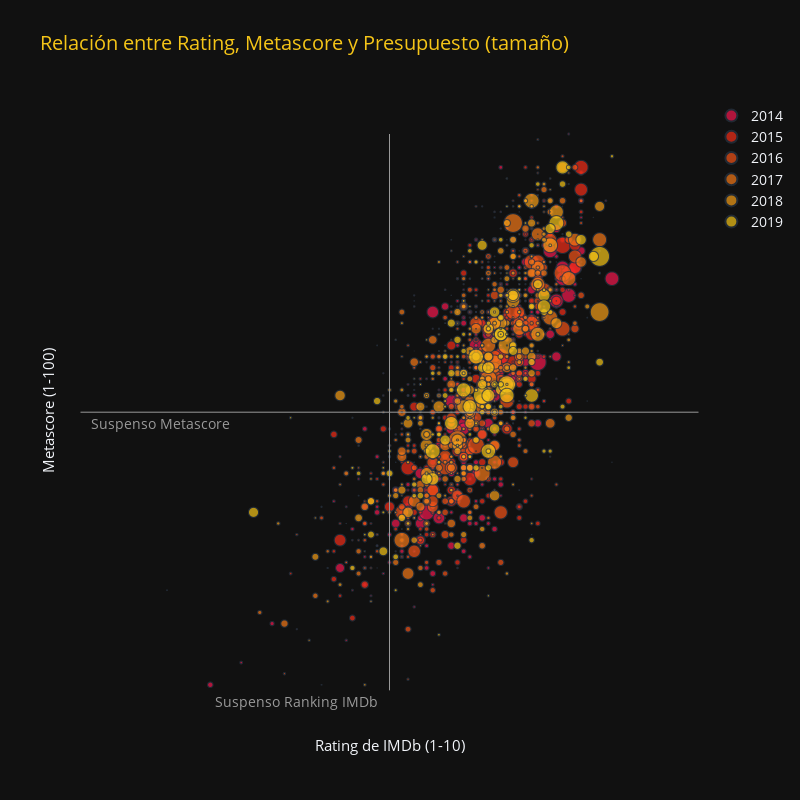

Notebook cell for this chart:
### Markdown cell above
---
# Correlación de Rating, Metascore y Presupuesto

### Code cell
import plotly.express as px

fig = px.scatter(movies,
                 x="ratingImdb", y="metascore", color="year", size='budget',
                 title="Relación entre Rating, Metascore y Presupuesto (tamaño)",
                 width=800, height=800,
                 color_discrete_map={ # replaces default color mapping by value
                     2016: "#F55418", 2017: "#F57A18", 2018: "#F59F18", 2019: "#F5C518", 2014: "#F5184F", 2015: "#F52E18"
                 },
                 template="plotly_dark",
                 hover_name="spanishTitle",
                 hover_data={"ratingImdb": True,
                             "metascore": True,
                             "budget": ':,.0f'
                            }
                )

fig.update_layout(
    legend = dict(title = '', font = {'size':14}),
    title = dict(font = {'size':20, 'color': "#F5C518"}),
)

fig.update_xaxes(
    title_text = "Rating de IMDb (1-10)",
    title_font = {"size": 15},
    title_standoff = 20,
    showgrid = False,
    showline = False,
    showticklabels = False,
    zeroline = False
)

fig.update_yaxes(
    title_text = "Metascore (1-100)",
    title_font = {"size": 15},
    title_standoff = 20,
    showgrid = False,
    showline = False,
    showticklabels = False,
    zeroline = False
)


gris = '#999'


fig.add_shape( # línea horizontal
    type="line", line_color=gris, line_width=1, opacity=1,
    x0=0, x1=10, xref="x", y0=50, y1=50, yref="y"
)

fig.add_annotation( # texto línea horizontal  
    text="Suspenso Metascore", x=1.3, y=48, showarrow=False, font = {'color': gris, 'size':14}
)

fig.add_shape( # línea vertical
    type="line", line_color=gris, line_width=1, opacity=1,
    x0=5, x1=5, xref="x", y0=0, y1=100, yref="y"
)

fig.add_annotation( # texto línea vertical  
    text="Suspenso Ranking IMDb", x=3.5, y=-2, showarrow=False, font = {'color': gris, 'size':14}
)


fig.show()

### Figure 1 — Plotly figure (JSON) as saved in the notebook; plotly's stock layout.template omitted (floating-point values rounded to 4 significant figures; data arrays with more than 128 entries replaced by an {"elided": "..."} marker saying what was removed)
{"data": [{"customdata": {"elided": "306x1 float values"}, "hovertemplate": "<b>%{hovertext}</b><br><br>year=2014<br>ratingImdb=%{x}<br>metascore=%{y}<br>budget=%{customdata[0]:,.0f}<extra></extra>", "hovertext": {"elided": "306 str values"}, "legendgroup": "2014", "marker": {"color": "#F5184F", "size": {"elided": "306 float values"}, "sizemode": "area", "sizeref": 890000, "symbol": "circle"}, "mode": "markers", "name": "2014", "showlegend": true, "type": "scattergl", "x": {"elided": "306 float values"}, "xaxis": "x", "y": {"elided": "306 int values"}, "yaxis": "y"}, {"customdata": {"elided": "285x1 float values"}, "hovertemplate": "<b>%{hovertext}</b><br><br>year=2015<br>ratingImdb=%{x}<br>metascore=%{y}<br>budget=%{customdata[0]:,.0f}<extra></extra>", "hovertext": {"elided": "285 str values"}, "legendgroup": "2015", "marker": {"color": "#F52E18", "size": {"elided": "285 float values"}, "sizemode": "area", "sizeref": 890000, "symbol": "circle"}, "mode": "markers", "name": "2015", "showlegend": true, "type": "scattergl", "x": {"elided": "285 float values"}, "xaxis": "x", "y": {"elided": "285 int values"}, "yaxis": "y"}, {"customdata": {"elided": "296x1 float values"}, "hovertemplate": "<b>%{hovertext}</b><br><br>year=2016<br>ratingImdb=%{x}<br>metascore=%{y}<br>budget=%{customdata[0]:,.0f}<extra></extra>", "hovertext": {"elided": "296 str values"}, "legendgroup": "2016", "marker": {"color": "#F55418", "size": {"elided": "296 float values"}, "sizemode": "area", "sizeref": 890000, "symbol": "circle"}, "mode": "markers", "name": "2016", "showlegend": true, "type": "scattergl", "x": {"elided": "296 float values"}, "xaxis": "x", "y": {"elided": "296 int values"}, "yaxis": "y"}, {"customdata": {"elided": "238x1 float values"}, "hovertemplate": "<b>%{hovertext}</b><br><br>year=2017<br>ratingImdb=%{x}<br>metascore=%{y}<br>budget=%{customdata[0]:,.0f}<extra></extra>", "hovertext": {"elided": "238 str values"}, "legendgroup": "2017", "marker": {"color": "#F57A18", "size": {"elided": "238 float values"}, "sizemode": "area", "sizeref": 890000, "symbol": "circle"}, "mode": "markers", "name": "2017", "showlegend": true, "type": "scattergl", "x": {"elided": "238 float values"}, "xaxis": "x", "y": {"elided": "238 int values"}, "yaxis": "y"}, {"customdata": {"elided": "241x1 float values"}, "hovertemplate": "<b>%{hovertext}</b><br><br>year=2018<br>ratingImdb=%{x}<br>metascore=%{y}<br>budget=%{customdata[0]:,.0f}<extra></extra>", "hovertext": {"elided": "241 str values"}, "legendgroup": "2018", "marker": {"color": "#F59F18", "size": {"elided": "241 float values"}, "sizemode": "area", "sizeref": 890000, "symbol": "circle"}, "mode": "markers", "name": "2018", "showlegend": true, "type": "scattergl", "x": {"elided": "241 float values"}, "xaxis": "x", "y": {"elided": "241 int values"}, "yaxis": "y"}, {"customdata": {"elided": "187x1 float values"}, "hovertemplate": "<b>%{hovertext}</b><br><br>year=2019<br>ratingImdb=%{x}<br>metascore=%{y}<br>budget=%{customdata[0]:,.0f}<extra></extra>", "hovertext": {"elided": "187 str values"}, "legendgroup": "2019", "marker": {"color": "#F5C518", "size": {"elided": "187 float values"}, "sizemode": "area", "sizeref": 890000, "symbol": "circle"}, "mode": "markers", "name": "2019", "showlegend": true, "type": "scattergl", "x": {"elided": "187 float values"}, "xaxis": "x", "y": {"elided": "187 int values"}, "yaxis": "y"}], "layout": {"annotations": [{"font": {"color": "#999", "size": 14}, "showarrow": false, "text": "Suspenso Metascore", "x": 1.3, "y": 48}, {"font": {"color": "#999", "size": 14}, "showarrow": false, "text": "Suspenso Ranking IMDb", "x": 3.5, "y": -2}], "height": 800, "legend": {"font": {"size": 14}, "itemsizing": "constant", "title": {"text": ""}, "tracegroupgap": 0}, "shapes": [{"line": {"color": "#999", "width": 1}, "opacity": 1, "type": "line", "x0": 0, "x1": 10, "xref": "x", "y0": 50, "y1": 50, "yref": "y"}, {"line": {"color": "#999", "width": 1}, "opacity": 1, "type": "line", "x0": 5, "x1": 5, "xref": "x", "y0": 0, "y1": 100, "yref": "y"}], "title": {"font": {"color": "#F5C518", "size": 20}, "text": "Relación entre Rating, Metascore y Presupuesto (tamaño)"}, "width": 800, "xaxis": {"anchor": "y", "autorange": true, "domain": [0, 1], "range": [-0.008143, 10.01], "showgrid": false, "showline": false, "showticklabels": false, "title": {"font": {"size": 15}, "standoff": 20, "text": "Rating de IMDb (1-10)"}, "type": "linear", "zeroline": false}, "yaxis": {"anchor": "x", "autorange": true, "domain": [0, 1], "range": [-5.325, 106.1], "showgrid": false, "showline": false, "showticklabels": false, "title": {"font": {"size": 15}, "standoff": 20, "text": "Metascore (1-100)"}, "type": "linear", "zeroline": false}}}
